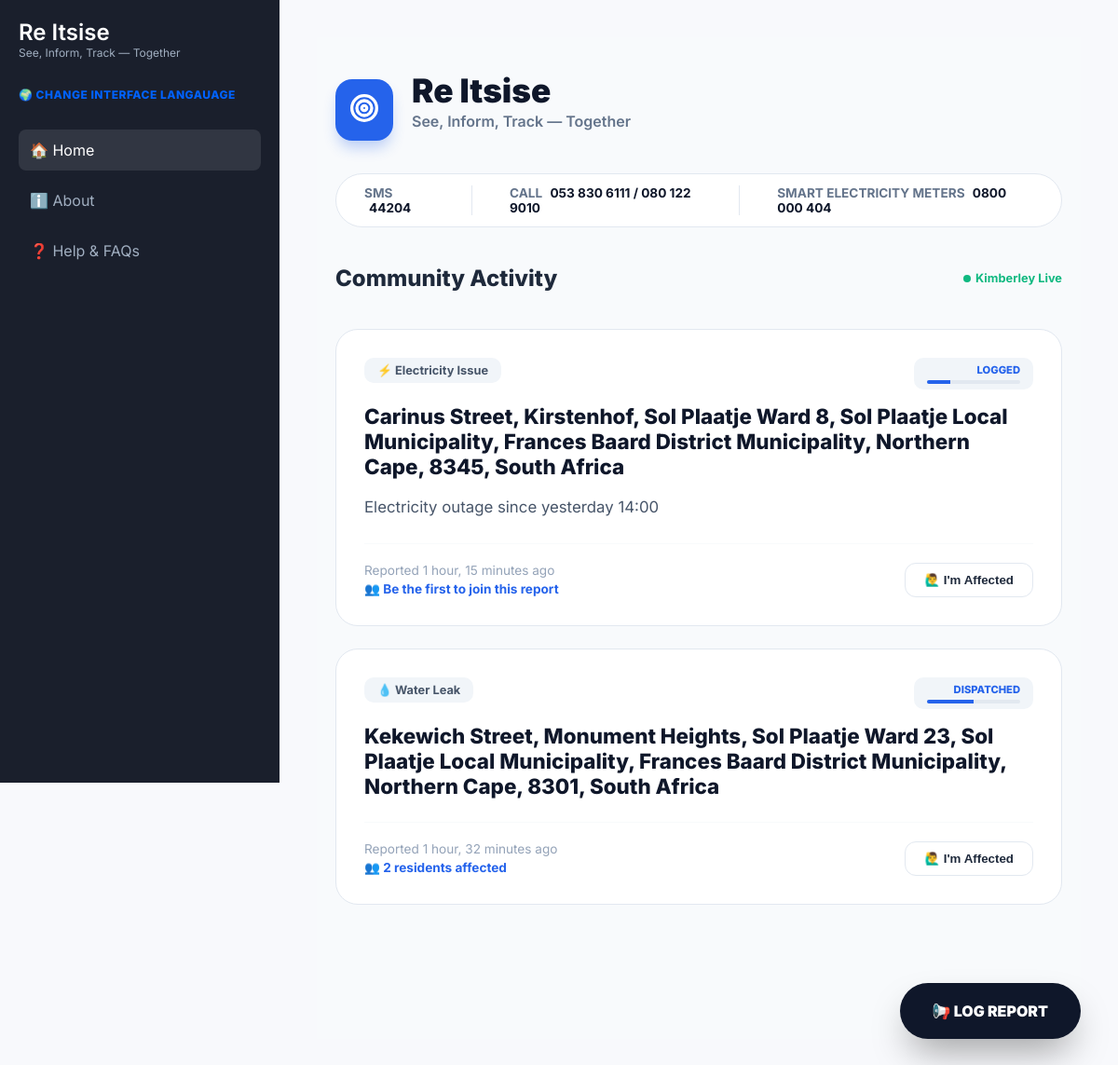
The page / on the database its author committed.
### map/models.py (models this page shows, shortened)
class Fault(models.Model):
    CATEGORY_CHOICES = [
        ('ELEC', '⚡ Electricity'),
        ('WLEAK', '💧 Water Leak'),
        ('BPIPE', '🌊 Burst Pipe'),
        ('MHOLE', '🕳️ Missing Manhole'),
        ('RUBBL', '🏗️ Rubble'),
        ('STORM', '⛈️ Storm Water'),
        ('SANI', '🚽 Sanitation'),
        ('POTH', '🚧 Pothole'),
        ('OTHER', '🌳 Other')
    ]
    ref_number = models.CharField(max_length=12, unique=True, null=True, blank=True, editable=False)
    full_name = models.CharField(max_length=150)
    cellphone = models.CharField(max_length=15)
    category = models.CharField(max_length=10, choices=CATEGORY_CHOICES)
    location_address = models.TextField()
    latitude = models.DecimalField(max_digits=12, decimal_places=9, null=True, blank=True)
    longitude = models.DecimalField(max_digits=12, decimal_places=9, null=True, blank=True)
    description = models.TextField(blank=True, null=True)
    image = models.ImageField(upload_to='fault_images/', null=True, blank=True)
    audio_report = models.FileField(upload_to='fault_audio/', null=True, blank=True)
    status = models.CharField(max_length=10, default='LOG', choices=[
        ('LOG', 'Logged'),
        ('DIS', 'Dispatched'),
        ('PROG', 'In Progress'),
        ('RES', 'Resolved')
    ])
    date_reported = models.DateTimeField(auto_now_add=True)
    class Meta:
        ordering = ['-date_reported']

### map/views.py (the view)
# urls.py: path('', views.explorer_map, name='explorer_map'),
def explorer_map(request):
    faults = Fault.objects.all().order_by('-date_reported')
    return render(request, 'map/index.html', {'faults': faults})

### map/templates/map/index.html (shortened to what this page needs)
{% extends 'base.html' %} {% block content %}
<div
  class="container"
  style="
    padding: 0 20px;
    max-width: 1000px;
    margin: 0 auto;
    font-family: &quot;Inter&quot;, sans-serif;
    background-color: #f8fafc;
    min-height: 100vh;
    position: relative;
  "
>
  <header style="padding: 40px 0 20px 0">
    <div
      style="display: flex; align-items: center; gap: 20px; margin-bottom: 30px"
    >
      <div
        style="
          background: #2563eb;
          padding: 15px;
          border-radius: 18px;
          box-shadow: 0 10px 15px -3px rgba(37, 99, 235, 0.3);
        "
      >
        <svg
          width="32"
          height="32"
          viewBox="0 0 24 24"
          fill="none"
          stroke="white"
          stroke-width="2.5"
          stroke-linecap="round"
          stroke-linejoin="round"
        >
          <path
            d="M12 2a10 10 0 0 1 10 10c0 5.523-4.477 10-10 10S2 17.523 2 12A10 10 0 0 1 12 2z"
          />
          <path d="M12 6a6 6 0 1 1 0 12 6 6 0 0 1 0-12z" />
          <circle cx="12" cy="12" r="2" />
        </svg>
      </div>
      <div>
        <h1
          style="
            font-weight: 900;
            color: #0f172a;
            font-size: 2.2rem;
            margin: 0;
            line-height: 1;
          "
        >
          Re Itsise
        </h1>
        <p style="color: #64748b; font-weight: 600; margin-top: 5px">
          See, Inform, Track — Together
        </p>
      </div>
    </div>
    <div
      style="
        background: white;
        border: 1px solid #e2e8f0;
        border-radius: 100px;
        padding: 12px 30px;
        display: flex;
        justify-content: center;
        gap: 40px;
        margin-bottom: 40px;
        font-size: 0.85rem;
        font-weight: 700;
      "
    >
      <div style="color: #64748b">
        SMS <span style="color: #0f172a; margin-left: 5px">44204</span>
      </div>
      <div style="color: #64748b">
        CALL
        <span style="color: #0f172a; margin-left: 5px">053 830 6111 / 080 122 9010</span>
      </div>
      <div style="color: #64748b">
        SMART ELECTRICITY METERS <span style="color: #0f172a; margin-left: 5px">0800 000 404</span>
      </div>
    </div>
    <div
      style="
        display: flex;
        justify-content: space-between;
        align-items: center;
        margin-bottom: 20px;
      "
    >
      <h2
        style="font-size: 1.5rem; font-weight: 800; color: #1e293b; margin: 0"
      >
        Community Activity
      </h2>
      <span
        style="
          color: #10b981;
          font-size: 0.8rem;
          font-weight: 700;
          display: flex;
          align-items: center;
          gap: 5px;
        "
      >
        <span
          style="
            width: 8px;
            height: 8px;
            background: #10b981;
            border-radius: 50%;
          "
        ></span>
        Kimberley Live
      </span>
    </div>
  </header>
  <main style="max-width: 800px; margin: 0 auto; padding-bottom: 120px">
    {% for fault in faults %}
    <div
      class="report-card"
      style="
        background: white;
        border: 1px solid #e2e8f0;
        border-radius: 24px;
        padding: 30px;
        margin-bottom: 24px;
        position: relative;
      "
    >
      <div
        style="
          display: flex;
          justify-content: space-between;
          align-items: flex-start;
          margin-bottom: 15px;
        "
      >
      <span style="background: #f1f5f9; color: #475569; padding: 6px 14px; border-radius: 10px; font-weight: 700; font-size: 0.8rem; display: inline-flex; align-items: center; gap: 6px;">
    {% if fault.category == 'WLEAK' %}
        💧 Water Leak
    {% elif fault.category == 'BPIPE' %}
        🛠️ Burst Pipe
    {% elif fault.category == 'ELEC' %}
        ⚡ Electricity Issue
    {% elif fault.category == 'POTH' %}
        🕳️ Pothole
    {% elif fault.category == 'SEWER' %}
        🏗️ Sewerage Leak
    {% else %}
        ⚠️ {{ fault.category }}
    {% endif %}
</span>
        <span
          style="
            background: #f1f5f9;
            color: #475569;
            padding: 6px 14px;
            border-radius: 10px;
            font-weight: 700;
            font-size: 0.8rem;
            display: inline-flex;
            align-items: center;
            gap: 6px;
          "
        >
       <div style="display: flex; flex-direction: column; align-items: flex-end;">
    {% if fault.status == 'LOG' %}
        <span style="color: #2563eb; font-size: 0.7rem; font-weight: 800; text-transform: uppercase;">Logged</span>
        {% elif fault.status == 'DIS' %}
        <span style="color: #2563eb; font-size: 0.7rem; font-weight: 800; text-transform: uppercase;">Dispatched</span>
    {% elif fault.status == 'PROG' %}
        <span style="color: #2563eb; font-size: 0.7rem; font-weight: 800; text-transform: uppercase;">In Progress</span>
    {% elif fault.status == 'RES' %}
        <span style="color: #2563eb; font-size: 0.7rem; font-weight: 800; text-transform: uppercase;">Resolved</span>
    {% endif %}
    <div style="width: 100px; height: 4px; background: #e2e8f0; border-radius: 10px; margin-top: 4px; overflow: hidden;">
        {% if fault.status == 'LOG' %}
            <div style="width: 25%; height: 100%; background: #2563eb;"></div>
            {% elif fault.status == 'DIS' %}
            <div style="width: 50%; height: 100%; background: #2563eb;"></div>
        {% elif fault.status == 'PROG' %}
            <div style="width: 75%; height: 100%; background: #2563eb;"></div>
        {% elif fault.status == 'RES' %}
            <div style="width: 100%; height: 100%; background: #2563eb;"></div>
        {% endif %}
    </div>
</div>
      </div>
      <h3 style="margin: 0 0 10px 0; font-size: 1.4rem; color: #0f172a; font-weight: 800;">
    {{ fault.location_address }}
</h3>
<p style="color: #475569; font-size: 1.05rem; line-height: 1.6; margin-bottom: 25px;">
    {{ fault.description }}
</p>
<div style="display: flex; justify-content: space-between; align-items: center; padding-top: 20px; border-top: 1px solid #f8fafc;">
    <div style="display: flex; flex-direction: column; gap: 4px;">
        <span style="color: #94a3b8; font-size: 0.85rem">
            Reported {{ fault.date_reported|timesince }} ago
        </span>
        <span style="color: #2563eb; font-size: 0.85rem; font-weight: 700; display: flex; align-items: center; gap: 5px;">
            👥
            {% if fault.affected_residents.count > 0 %}
                {{ fault.affected_residents.count }} resident{{ fault.affected_residents.count|pluralize }} affected
            {% else %}
                Be the first to join this report
            {% endif %}
        </span>
    </div>
    <button
        onclick="openModal('{{ fault.id }}')"
        style="background: #ffffff; border: 1px solid #e2e8f0; color: #1e293b; padding: 10px 20px; border-radius: 12px; font-weight: 700; cursor: pointer;"
    >
        🙋‍♂️ I'm Affected
    </button>
</div>
    </div>
    {% empty %}
    <div style="text-align: center; padding: 40px; color: #94a3b8">
      <p>No reports found in your area yet.</p>
    </div>
    {% endfor %}
  </main>
  <a
    href="{% url 'report' %}"
    style="
      position: fixed;
      bottom: 40px;
      right: 40px;
      background: #0f172a;
      color: white;
      padding: 20px 35px;
      border-radius: 100px;
      text-decoration: none;
      font-weight: 900;
      box-shadow: 0 20px 40px -10px rgba(0, 0, 0, 0.4);
      z-index: 1000;
      display: flex;
      align-items: center;
      gap: 10px;
    "
  >
    📢 LOG REPORT
  </a>
</div>
{% endblock %}

### map/templates/base.html (style rules this page uses)
:root { --primary-dark: #1a1f2c; --accent-blue: #0062ff; --bg-light: #f8f9fc; --text-main: #2d3436; }
body { font-family: "Inter", sans-serif; margin: 0; display: flex; background-color: var(--bg-light); color: var(--text-main); }

### rows shown on the page
Fault: category "⚡ Electricity Issue", status "LOGGED", location_address "Carinus Street, Kirstenhof, Sol Plaatje Ward 8, Sol Plaatje Local Municipality, Frances Baard District Municipality, Northern Cape, 8345, South Africa", description "Electricity outage since yesterday 14:00", date_reported "1 hour, 15 minutes", shows "Be the first to join this report"
Fault: category "💧 Water Leak", status "DISPATCHED", location_address "Kekewich Street, Monument Heights, Sol Plaatje Ward 23, Sol Plaatje Local Municipality, Frances Baard District Municipality, Northern Cape, 8301, South Africa", date_reported "1 hour, 32 minutes", affected_residents.count "2"
